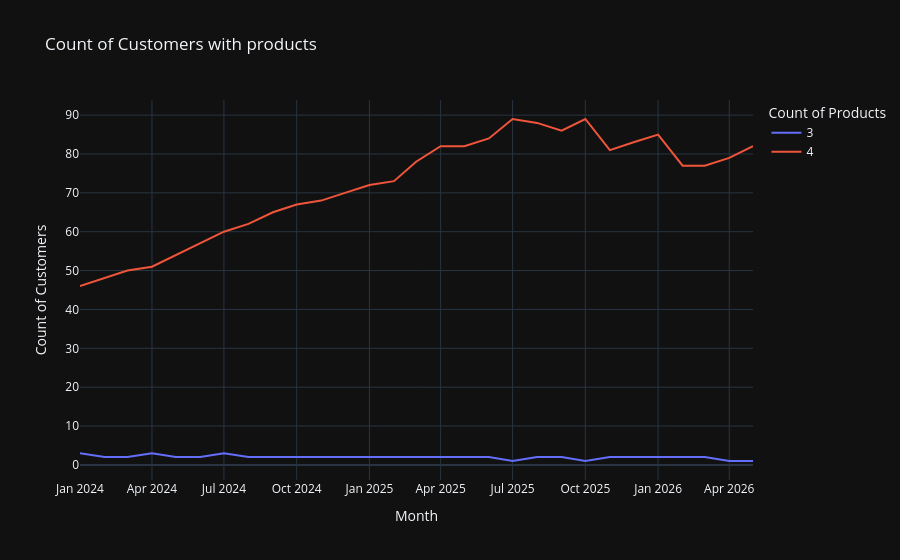

The code cell stored with this chart in its notebook:
### Code cell
fig = px.line(
    df,
    x="pmonth",
    y="cnt_customers",
    color="cnt_products",
    title="Count of Customers with products",
    labels={"cnt_products": "Count of Products", "pmonth": "Month", "cnt_customers": "Count of Customers"}
)
# fig.write_image("block1_customers_by_segment.png")
fig.show()

### Figure 1 — Plotly figure (JSON) as saved in the notebook; plotly's stock layout.template omitted (floating-point values rounded to 4 significant figures)
{"data": [{"hovertemplate": "Count of Products=3<br>Month=%{x}<br>Count of Customers=%{y}<extra></extra>", "legendgroup": "3", "line": {"color": "#636efa", "dash": "solid"}, "marker": {"symbol": "circle"}, "mode": "lines", "name": "3", "orientation": "v", "showlegend": true, "x": ["2024-01-01T00:00:00", "2024-02-01T00:00:00", "2024-03-01T00:00:00", "2024-04-01T00:00:00", "2024-05-01T00:00:00", "2024-06-01T00:00:00", "2024-07-01T00:00:00", "2024-08-01T00:00:00", "2024-09-01T00:00:00", "2024-10-01T00:00:00", "2024-11-01T00:00:00", "2024-12-01T00:00:00", "2025-01-01T00:00:00", "2025-02-01T00:00:00", "2025-03-01T00:00:00", "2025-04-01T00:00:00", "2025-05-01T00:00:00", "2025-06-01T00:00:00", "2025-07-01T00:00:00", "2025-08-01T00:00:00", "2025-09-01T00:00:00", "2025-10-01T00:00:00", "2025-11-01T00:00:00", "2025-12-01T00:00:00", "2026-01-01T00:00:00", "2026-02-01T00:00:00", "2026-03-01T00:00:00", "2026-04-01T00:00:00", "2026-05-01T00:00:00"], "xaxis": "x", "y": [3, 2, 2, 3, 2, 2, 3, 2, 2, 2, 2, 2, 2, 2, 2, 2, 2, 2, 1, 2, 2, 1, 2, 2, 2, 2, 2, 1, 1], "yaxis": "y", "type": "scatter"}, {"hovertemplate": "Count of Products=4<br>Month=%{x}<br>Count of Customers=%{y}<extra></extra>", "legendgroup": "4", "line": {"color": "#EF553B", "dash": "solid"}, "marker": {"symbol": "circle"}, "mode": "lines", "name": "4", "orientation": "v", "showlegend": true, "x": ["2024-01-01T00:00:00", "2024-02-01T00:00:00", "2024-03-01T00:00:00", "2024-04-01T00:00:00", "2024-05-01T00:00:00", "2024-06-01T00:00:00", "2024-07-01T00:00:00", "2024-08-01T00:00:00", "2024-09-01T00:00:00", "2024-10-01T00:00:00", "2024-11-01T00:00:00", "2024-12-01T00:00:00", "2025-01-01T00:00:00", "2025-02-01T00:00:00", "2025-03-01T00:00:00", "2025-04-01T00:00:00", "2025-05-01T00:00:00", "2025-06-01T00:00:00", "2025-07-01T00:00:00", "2025-08-01T00:00:00", "2025-09-01T00:00:00", "2025-10-01T00:00:00", "2025-11-01T00:00:00", "2025-12-01T00:00:00", "2026-01-01T00:00:00", "2026-02-01T00:00:00", "2026-03-01T00:00:00", "2026-04-01T00:00:00", "2026-05-01T00:00:00"], "xaxis": "x", "y": [46, 48, 50, 51, 54, 57, 60, 62, 65, 67, 68, 70, 72, 73, 78, 82, 82, 84, 89, 88, 86, 89, 81, 83, 85, 77, 77, 79, 82], "yaxis": "y", "type": "scatter"}], "layout": {"xaxis": {"anchor": "y", "domain": [0, 1], "title": {"text": "Month"}}, "yaxis": {"anchor": "x", "domain": [0, 1], "title": {"text": "Count of Customers"}}, "legend": {"title": {"text": "Count of Products"}, "tracegroupgap": 0}, "title": {"text": "Count of Customers with products"}}}
